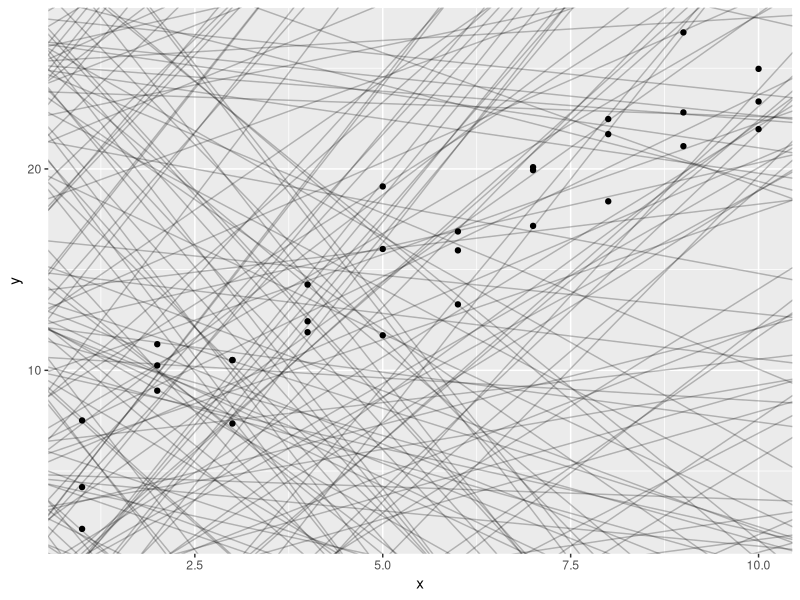
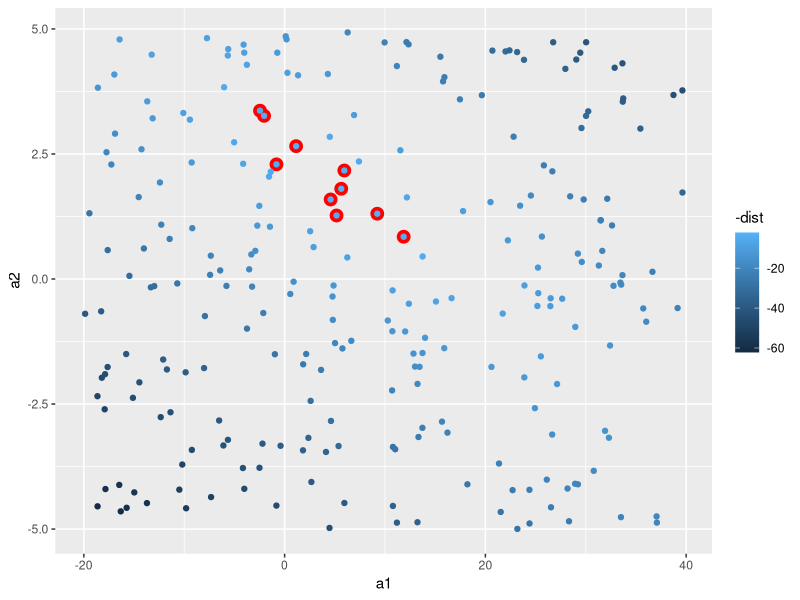
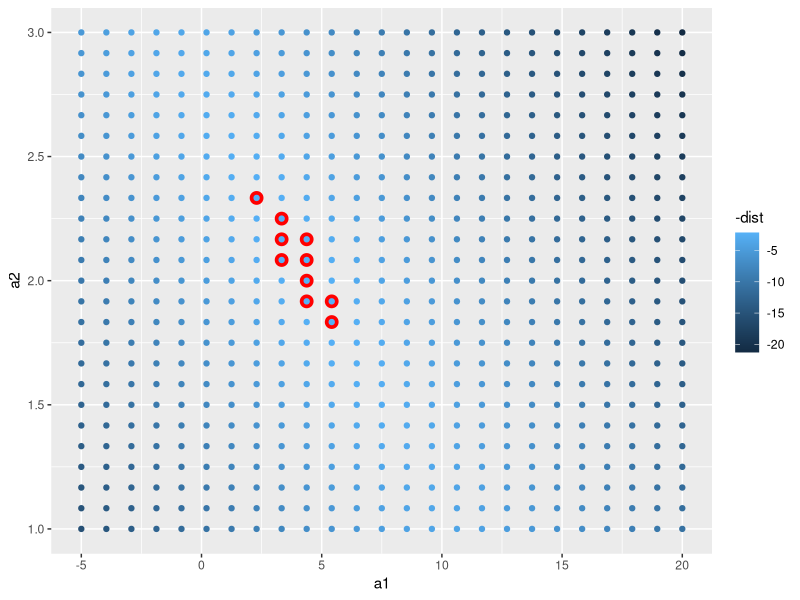
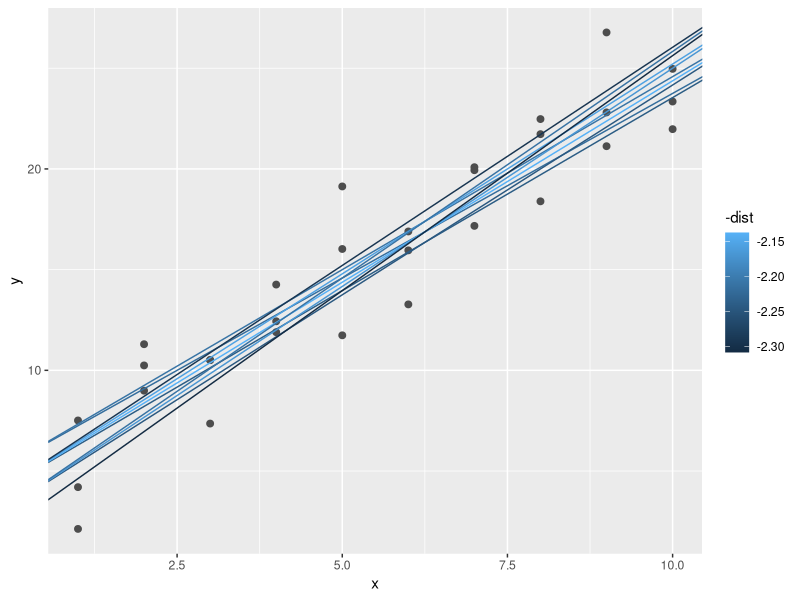

Reproduce these figures in R, in order.
library(tidyverse)
library(modelr)
library(purrr)
library(dplyr)
# a global function that deletes missing data but warns me before doing so
options(na.action = na.warn)

view(sim1)
print(n= 50, sim1)
# y = a_2*x + a_1
# runif(n, min, max)
# Generate n random numbers, each drawn uniformly between min and max
models <- tibble(
  a1 = runif(250, -20, 40),
  a2 = runif(250, -5, 5)
)

ggplot(sim1, aes(x, y)) +
  geom_abline(
    aes(intercept = a1, slope = a2),
    data = models, alpha = 1/4
  ) +
  geom_point()

# A model predicts a y value
# The data has an actual y value
# The distance between y_actual and y_predicted is called error/residual
# Visually it is the vertical line between the point and the line
# We care how wrong the prediction is up and down
model1 <- function(a, data) {
  a[1] + data$x * a[2]
}
# Give me the predicted y-values from the model y = 7 + 1.5x
# for every x in sim1
# 7 + 1.5 * sim1$x
# Just an example
model1(c(7, 1.5), sim1)

# Root mean squared deviation
measure_distance <- function(mod, data) {
  diff <- data$y - model1(mod, data)
  sqrt(mean(diff ^ 2))
}
measure_distance(c(7, 1.5), sim1)

# There are many candidate models therefore for every model we need to compute how far it is from the data
# The function answers:
# If a model has intercept a1 and slope a2, how far is it from the data
sim1_dist <- function(a1, a2) {
  measure_distance(c(a1, a2), sim1)
}

models <- models %>%
  # map2 -> maps value in the function pairwise
  # mutate takes the model table and adss a new column called dist
  mutate(dist = purrr::map2_dbl(a1, a2, sim1_dist))
models

# Each point in the graph represents possible models in a parameter space
# Highlighting in red shows where the best models cluster
ggplot(models, aes(a1, a2)) +
  geom_point(
    data = filter(models, rank(dist) <= 10),
    size = 4, color = "red"
  ) +
  geom_point(aes(colour = -dist))


grid <- expand.grid(
  # seq() creates 25 evenly spaced numbers
  # 25*25 = 625 models
  a1 = seq(-5, 20, length = 25),
  a2 = seq(1, 3, length = 25)
) %>%
  # For every (a1, a2) pair in the grid, compute how far that model is from the data.
  mutate(dist = purrr::map2_dbl(a1, a2, sim1_dist))

grid %>%
  ggplot(aes(a1, a2)) +
  # Finds the 10 best models with the smallest distance and marks them red
  geom_point(
    data = filter(grid, rank(dist) <= 10),
    size = 4, colour = "red"
  ) +
  geom_point(aes(color = -dist))

# Overlaying the 10 best models on the data
ggplot(sim1, aes(x, y)) +
  geom_point(size = 2, color = "grey30") +
  geom_abline(
    aes(intercept = a1, slope = a2, color = -dist),
    data = filter(grid, rank(dist) <= 10)
  )
